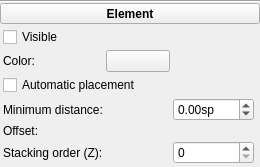
<?xml version="1.0" encoding="UTF-8"?>
<ui version="4.0">
 <class>InspectorElement</class>
 <widget class="QWidget" name="InspectorElement">
  <property name="geometry">
   <rect>
    <x>0</x>
    <y>0</y>
    <width>260</width>
    <height>161</height>
   </rect>
  </property>
  <property name="accessibleName">
   <string>Element Inspector</string>
  </property>
  <layout class="QVBoxLayout" name="verticalLayout">
   <property name="spacing">
    <number>0</number>
   </property>
   <property name="leftMargin">
    <number>0</number>
   </property>
   <property name="topMargin">
    <number>0</number>
   </property>
   <property name="rightMargin">
    <number>0</number>
   </property>
   <property name="bottomMargin">
    <number>0</number>
   </property>
   <item>
    <widget class="QFrame" name="frame">
     <property name="frameShape">
      <enum>QFrame::Shape::HLine</enum>
     </property>
     <property name="frameShadow">
      <enum>QFrame::Shadow::Sunken</enum>
     </property>
    </widget>
   </item>
   <item>
    <widget class="QToolButton" name="title">
     <property name="sizePolicy">
      <sizepolicy hsizetype="Preferred" vsizetype="Preferred">
       <horstretch>0</horstretch>
       <verstretch>0</verstretch>
      </sizepolicy>
     </property>
     <property name="font">
      <font>
       <bold>true</bold>
      </font>
     </property>
     <property name="text">
      <string>Element</string>
     </property>
    </widget>
   </item>
   <item>
    <widget class="QWidget" name="panel" native="true">
     <layout class="QGridLayout" name="gridLayout">
      <property name="leftMargin">
       <number>3</number>
      </property>
      <property name="topMargin">
       <number>3</number>
      </property>
      <property name="rightMargin">
       <number>3</number>
      </property>
      <property name="bottomMargin">
       <number>3</number>
      </property>
      <property name="spacing">
       <number>3</number>
      </property>
      <item row="4" column="2">
       <widget class="QDoubleSpinBox" name="minDistance">
        <property name="sizePolicy">
         <sizepolicy hsizetype="Expanding" vsizetype="Fixed">
          <horstretch>0</horstretch>
          <verstretch>0</verstretch>
         </sizepolicy>
        </property>
        <property name="accessibleName">
         <string>Minimum distance</string>
        </property>
        <property name="suffix">
         <string>sp</string>
        </property>
        <property name="minimum">
         <double>-999.990000000000009</double>
        </property>
        <property name="maximum">
         <double>999.990000000000009</double>
        </property>
        <property name="singleStep">
         <double>0.100000000000000</double>
        </property>
       </widget>
      </item>
      <item row="5" column="3">
       <widget class="Ms::ResetButton" name="resetOffset" native="true">
        <property name="sizePolicy">
         <sizepolicy hsizetype="Fixed" vsizetype="Preferred">
          <horstretch>0</horstretch>
          <verstretch>0</verstretch>
         </sizepolicy>
        </property>
        <property name="accessibleName">
         <string>Reset 'Offset' values</string>
        </property>
       </widget>
      </item>
      <item row="6" column="0" colspan="2">
       <widget class="QLabel" name="label_4">
        <property name="text">
         <string>Stacking order (Z):</string>
        </property>
        <property name="buddy">
         <cstring>z</cstring>
        </property>
       </widget>
      </item>
      <item row="1" column="0">
       <widget class="QCheckBox" name="visible">
        <property name="sizePolicy">
         <sizepolicy hsizetype="Preferred" vsizetype="Fixed">
          <horstretch>0</horstretch>
          <verstretch>0</verstretch>
         </sizepolicy>
        </property>
        <property name="focusPolicy">
         <enum>Qt::FocusPolicy::TabFocus</enum>
        </property>
        <property name="text">
         <string>Visible</string>
        </property>
       </widget>
      </item>
      <item row="3" column="0" colspan="3">
       <widget class="QCheckBox" name="autoplace">
        <property name="sizePolicy">
         <sizepolicy hsizetype="Preferred" vsizetype="Fixed">
          <horstretch>0</horstretch>
          <verstretch>0</verstretch>
         </sizepolicy>
        </property>
        <property name="text">
         <string>Automatic placement</string>
        </property>
       </widget>
      </item>
      <item row="4" column="0">
       <widget class="QLabel" name="minDistanceLabel">
        <property name="text">
         <string>Minimum distance:</string>
        </property>
        <property name="buddy">
         <cstring>minDistance</cstring>
        </property>
       </widget>
      </item>
      <item row="4" column="3">
       <widget class="Ms::ResetButton" name="resetMinDistance" native="true">
        <property name="sizePolicy">
         <sizepolicy hsizetype="Fixed" vsizetype="Preferred">
          <horstretch>0</horstretch>
          <verstretch>0</verstretch>
         </sizepolicy>
        </property>
        <property name="accessibleName">
         <string>Reset 'Minimum distance' value</string>
        </property>
       </widget>
      </item>
      <item row="5" column="1" colspan="2">
       <widget class="Ms::OffsetSelect" name="offset" native="true">
        <property name="sizePolicy">
         <sizepolicy hsizetype="Expanding" vsizetype="Preferred">
          <horstretch>0</horstretch>
          <verstretch>0</verstretch>
         </sizepolicy>
        </property>
        <property name="accessibleName">
         <string>Offset</string>
        </property>
       </widget>
      </item>
      <item row="5" column="0">
       <widget class="QLabel" name="offsetLabel">
        <property name="sizePolicy">
         <sizepolicy hsizetype="Fixed" vsizetype="Preferred">
          <horstretch>0</horstretch>
          <verstretch>0</verstretch>
         </sizepolicy>
        </property>
        <property name="text">
         <string>Offset:</string>
        </property>
        <property name="buddy">
         <cstring>offset</cstring>
        </property>
       </widget>
      </item>
      <item row="3" column="3">
       <widget class="Ms::ResetButton" name="resetAutoplace" native="true">
        <property name="sizePolicy">
         <sizepolicy hsizetype="Fixed" vsizetype="Preferred">
          <horstretch>0</horstretch>
          <verstretch>0</verstretch>
         </sizepolicy>
        </property>
        <property name="accessibleName">
         <string>Reset 'Automatic placement' value</string>
        </property>
       </widget>
      </item>
      <item row="2" column="0">
       <widget class="QLabel" name="label">
        <property name="text">
         <string>Color:</string>
        </property>
        <property name="buddy">
         <cstring>color</cstring>
        </property>
       </widget>
      </item>
      <item row="6" column="3">
       <widget class="Ms::ResetButton" name="resetZ" native="true">
        <property name="sizePolicy">
         <sizepolicy hsizetype="Fixed" vsizetype="Preferred">
          <horstretch>0</horstretch>
          <verstretch>0</verstretch>
         </sizepolicy>
        </property>
        <property name="accessibleName">
         <string>Reset 'Stacking order (Z)' value</string>
        </property>
       </widget>
      </item>
      <item row="6" column="2">
       <widget class="QSpinBox" name="z">
        <property name="sizePolicy">
         <sizepolicy hsizetype="Expanding" vsizetype="Fixed">
          <horstretch>0</horstretch>
          <verstretch>0</verstretch>
         </sizepolicy>
        </property>
        <property name="accessibleName">
         <string>Stacking order</string>
        </property>
        <property name="maximum">
         <number>10000</number>
        </property>
        <property name="singleStep">
         <number>100</number>
        </property>
       </widget>
      </item>
      <item row="2" column="1">
       <widget class="Awl::ColorLabel" name="color">
        <property name="sizePolicy">
         <sizepolicy hsizetype="Expanding" vsizetype="Preferred">
          <horstretch>0</horstretch>
          <verstretch>0</verstretch>
         </sizepolicy>
        </property>
        <property name="accessibleName">
         <string>Color</string>
        </property>
       </widget>
      </item>
      <item row="2" column="3">
       <widget class="Ms::ResetButton" name="resetColor" native="true">
        <property name="sizePolicy">
         <sizepolicy hsizetype="Fixed" vsizetype="Preferred">
          <horstretch>0</horstretch>
          <verstretch>0</verstretch>
         </sizepolicy>
        </property>
        <property name="accessibleName">
         <string>Reset 'Color' values</string>
        </property>
       </widget>
      </item>
      <item row="1" column="3">
       <widget class="Ms::ResetButton" name="resetVisible" native="true">
        <property name="sizePolicy">
         <sizepolicy hsizetype="Fixed" vsizetype="Preferred">
          <horstretch>0</horstretch>
          <verstretch>0</verstretch>
         </sizepolicy>
        </property>
        <property name="accessibleName">
         <string>Reset 'Visible' value</string>
        </property>
       </widget>
      </item>
     </layout>
    </widget>
   </item>
  </layout>
 </widget>
 <customwidgets>
  <customwidget>
   <class>Ms::ResetButton</class>
   <extends>QWidget</extends>
   <header>inspector/resetButton.h</header>
   <container>1</container>
  </customwidget>
  <customwidget>
   <class>Ms::OffsetSelect</class>
   <extends>QWidget</extends>
   <header>inspector/offsetSelect.h</header>
   <container>1</container>
  </customwidget>
  <customwidget>
   <class>Awl::ColorLabel</class>
   <extends>QPushButton</extends>
   <header>awl/colorlabel.h</header>
   <container>1</container>
  </customwidget>
 </customwidgets>
 <tabstops>
  <tabstop>title</tabstop>
  <tabstop>autoplace</tabstop>
  <tabstop>minDistance</tabstop>
  <tabstop>z</tabstop>
 </tabstops>
 <resources/>
 <connections/>
</ui>
